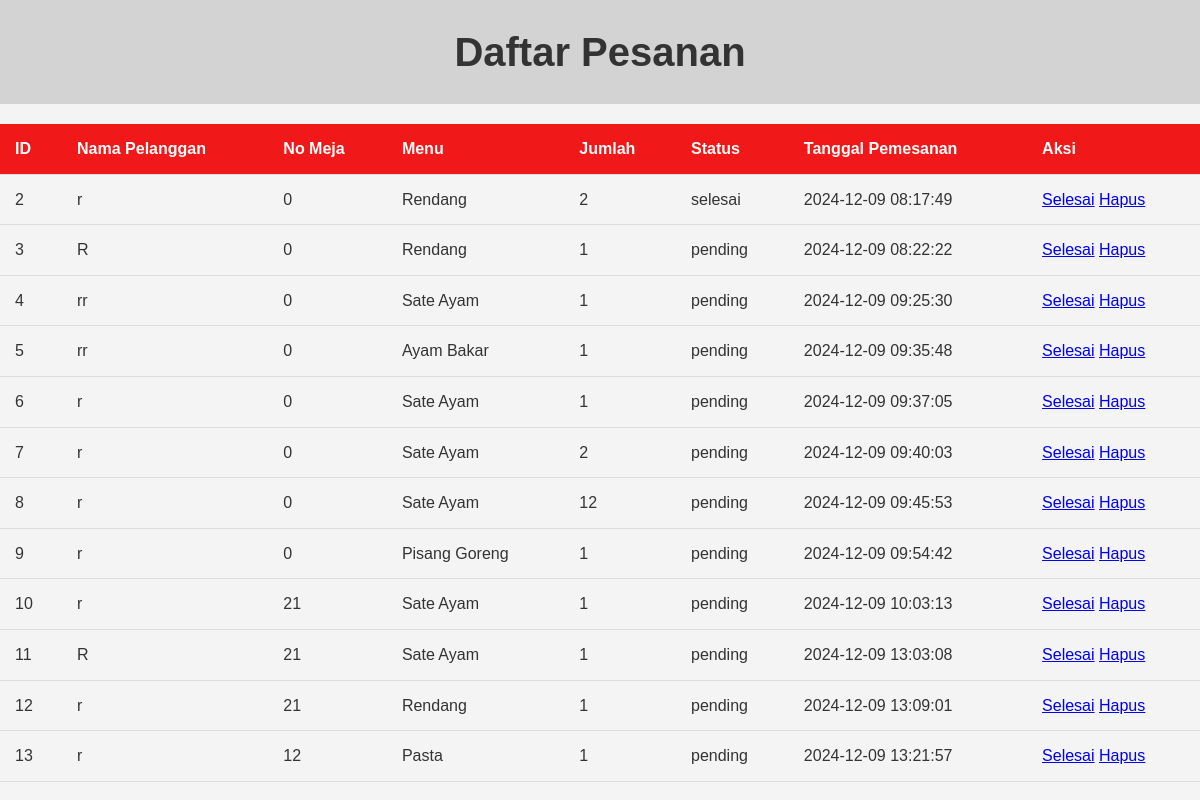
The app's page /admin.php with its own data.
### tables this page shows
CREATE TABLE `pesan` (
  `id` int(11) NOT NULL,
  `customer_name` varchar(255) NOT NULL,
  `no_meja` int(11) NOT NULL,
  `menu_id` int(11) NOT NULL,
  `quantity` int(11) NOT NULL,
  `order_date` timestamp NOT NULL DEFAULT current_timestamp(),
  `status` varchar(20) DEFAULT 'pending'
);

CREATE TABLE `menus` (
  `id` int(11) NOT NULL,
  `name` varchar(255) NOT NULL,
  `description` text NOT NULL,
  `price` decimal(10,2) NOT NULL,
  `image` varchar(255) NOT NULL,
  `category` enum('makanan','minuman','snack') NOT NULL
);

### admin.php (the view, shortened to what this page needs)
<?php
$conn = new mysqli('localhost', 'root', '', 'resto_online');
$sql = "SELECT p.id, p.customer_name, p.no_meja, m.name AS menu_name, p.quantity, p.order_date, p.status
        FROM pesan p
        JOIN menus m ON p.menu_id = m.id";
$result = $conn->query($sql);
?>
<!DOCTYPE html>
<html lang="id">
<head>
    <link rel="stylesheet" href="style.css">
</head>
<body>
    <header>
        <h1>Daftar Pesanan</h1>
    </header>
    <div class="orders">
        <?php
        if ($result->num_rows > 0) {
            echo "<table>";
            echo "<tr><th>ID</th><th>Nama Pelanggan</th><th>No Meja</th><th>Menu</th><th>Jumlah</th><th>Status</th><th>Tanggal Pemesanan</th><th>Aksi</th></tr>";
            while ($row = $result->fetch_assoc()) {
                echo "<tr>";
                echo "<td>" . $row['id'] . "</td>";
                echo "<td>" . $row['customer_name'] . "</td>";
                echo "<td>" . $row['no_meja'] . "</td>";
                echo "<td>" . $row['menu_name'] . "</td>";
                echo "<td>" . $row['quantity'] . "</td>";
                echo "<td>" . $row['status'] . "</td>";
                echo "<td>" . $row['order_date'] . "</td>";
                echo "<td>";
                echo "<a href='update_status.php?id=" . $row['id'] . "&status=selesai' class='button'>Selesai</a> ";
                echo "<a href='delete_order.php?id=" . $row['id'] . "' class='button'>Hapus</a>";
                echo "</td>";
                echo "</tr>";
            }
            echo "</table>";
        } else {
            echo "Tidak ada pesanan.";
        }
        ?>
    </div>
</body>
</html>

### style.css (style rules this page uses)
* { margin: 0; padding: 0; box-sizing: border-box; }
body { font-family: Arial, sans-serif; background-color: #f4f4f4; color: #333; line-height: 1.6; }
header { background-color: #d3d3d3; color: #333; padding: 20px 0; text-align: center; }
h1 { margin: 0; font-size: 2.5rem; }
table { width: 100%; border-collapse: collapse; margin: 20px 0; }
table th, table td { padding: 12px 15px; text-align: left; border-bottom: 1px solid #ddd; }
table th { background-color: #f01818; color: white; }

### records on screen
pesan: id "2", customer_name "r", no_meja "0", menu.name "Rendang", quantity "2", status "selesai", order_date "2024-12-09 08:17:49"
pesan: id "3", customer_name "R", no_meja "0", menu.name "Rendang", quantity "1", status "pending", order_date "2024-12-09 08:22:22"
pesan: id "4", customer_name "rr", no_meja "0", menu.name "Sate Ayam", quantity "1", status "pending", order_date "2024-12-09 09:25:30"
pesan: id "5", customer_name "rr", no_meja "0", menu.name "Ayam Bakar", quantity "1", status "pending", order_date "2024-12-09 09:35:48"
pesan: id "6", customer_name "r", no_meja "0", menu.name "Sate Ayam", quantity "1", status "pending", order_date "2024-12-09 09:37:05"
pesan: id "7", customer_name "r", no_meja "0", menu.name "Sate Ayam", quantity "2", status "pending", order_date "2024-12-09 09:40:03"
pesan: id "8", customer_name "r", no_meja "0", menu.name "Sate Ayam", quantity "12", status "pending", order_date "2024-12-09 09:45:53"
pesan: id "9", customer_name "r", no_meja "0", menu.name "Pisang Goreng", quantity "1", status "pending", order_date "2024-12-09 09:54:42"
pesan: id "10", customer_name "r", no_meja "21", menu.name "Sate Ayam", quantity "1", status "pending", order_date "2024-12-09 10:03:13"
pesan: id "11", customer_name "R", no_meja "21", menu.name "Sate Ayam", quantity "1", status "pending", order_date "2024-12-09 13:03:08"
pesan: id "12", customer_name "r", no_meja "21", menu.name "Rendang", quantity "1", status "pending", order_date "2024-12-09 13:09:01"
pesan: id "13", customer_name "r", no_meja "12", menu.name "Pasta", quantity "1", status "pending", order_date "2024-12-09 13:21:57"
